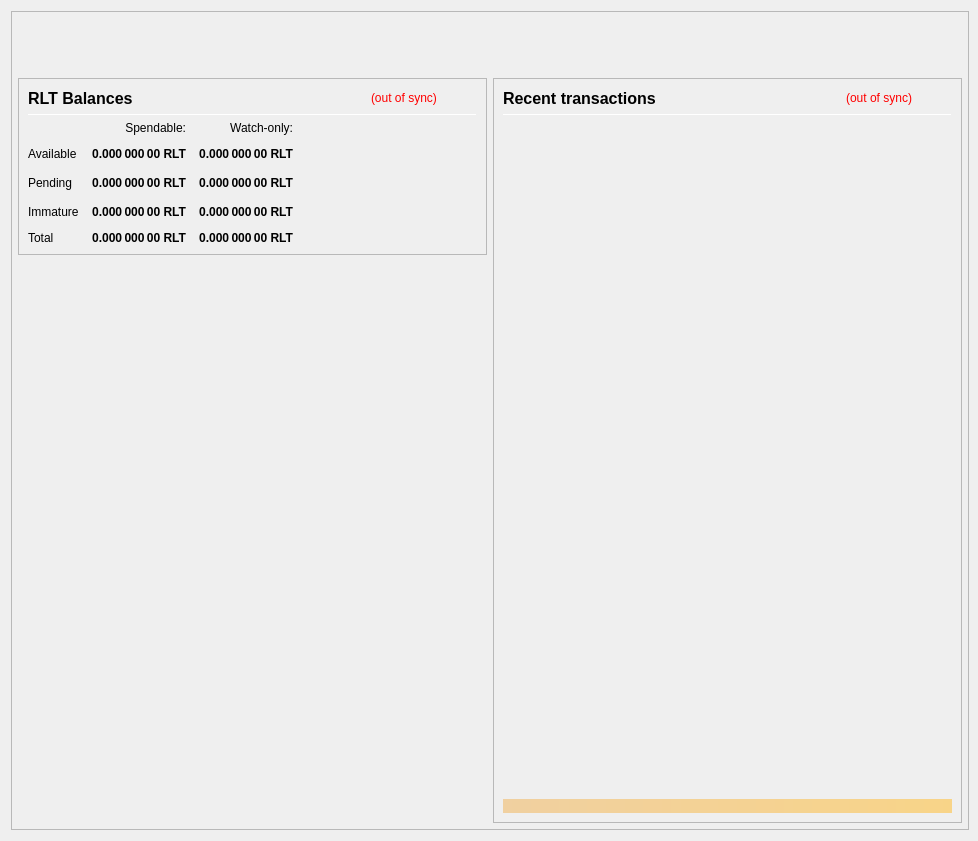
<?xml version="1.0" encoding="UTF-8"?>
<ui version="4.0">
 <class>OverviewPage</class>
 <widget class="QWidget" name="OverviewPage">
  <property name="geometry">
   <rect>
    <x>0</x>
    <y>0</y>
    <width>978</width>
    <height>841</height>
   </rect>
  </property>
  <property name="minimumSize">
   <size>
    <width>960</width>
    <height>682</height>
   </size>
  </property>
  <property name="font">
   <font>
    <weight>50</weight>
    <bold>false</bold>
   </font>
  </property>
  <property name="windowTitle">
   <string>Form</string>
  </property>
  <layout class="QVBoxLayout" name="topLayout" stretch="0">
   <property name="rightMargin">
    <number>9</number>
   </property>
   <item>
    <widget class="QFrame" name="frame_BG">
     <property name="minimumSize">
      <size>
       <width>850</width>
       <height>610</height>
      </size>
     </property>
     <property name="maximumSize">
      <size>
       <width>16777215</width>
       <height>16777215</height>
      </size>
     </property>
     <property name="frameShape">
      <enum>QFrame::StyledPanel</enum>
     </property>
     <property name="frameShadow">
      <enum>QFrame::Raised</enum>
     </property>
     <layout class="QVBoxLayout" name="verticalLayout_3" stretch="0">
      <property name="leftMargin">
       <number>0</number>
      </property>
      <property name="topMargin">
       <number>0</number>
      </property>
      <property name="rightMargin">
       <number>0</number>
      </property>
      <property name="bottomMargin">
       <number>6</number>
      </property>
      <item>
       <layout class="QVBoxLayout" name="verticalLayout_Master" stretch="0,1">
        <property name="leftMargin">
         <number>0</number>
        </property>
        <property name="topMargin">
         <number>0</number>
        </property>
        <property name="rightMargin">
         <number>0</number>
        </property>
        <property name="bottomMargin">
         <number>0</number>
        </property>
        <item>
         <widget class="QFrame" name="frame_Header">
          <layout class="QVBoxLayout" name="verticalLayout_Header" stretch="0">
           <property name="leftMargin">
            <number>0</number>
           </property>
           <property name="topMargin">
            <number>0</number>
           </property>
           <property name="rightMargin">
            <number>0</number>
           </property>
           <property name="bottomMargin">
            <number>0</number>
           </property>
           <item>
            <layout class="QHBoxLayout" name="horizontalLayout_Header" stretch="1,0">
             <property name="spacing">
              <number>6</number>
             </property>
             <item>
              <spacer name="horizontalSpacer_Header">
               <property name="orientation">
                <enum>Qt::Horizontal</enum>
               </property>
               <property name="sizeHint" stdset="0">
                <size>
                 <width>40</width>
                 <height>20</height>
                </size>
               </property>
              </spacer>
             </item>
             <item>
              <widget class="QLabel" name="labelOverviewHeaderRight">
               <property name="minimumSize">
                <size>
                 <width>464</width>
                 <height>60</height>
                </size>
               </property>
               <property name="maximumSize">
                <size>
                 <width>16777215</width>
                 <height>60</height>
                </size>
               </property>
               <property name="font">
                <font>
                 <pointsize>14</pointsize>
                </font>
               </property>
               <property name="text">
                <string/>
               </property>
               <property name="alignment">
                <set>Qt::AlignRight|Qt::AlignTrailing|Qt::AlignVCenter</set>
               </property>
              </widget>
             </item>
            </layout>
           </item>
          </layout>
         </widget>
        </item>
        <item>
         <widget class="QFrame" name="frame_Content">
          <layout class="QVBoxLayout" name="verticalLayout_Content">
           <property name="leftMargin">
            <number>6</number>
           </property>
           <property name="topMargin">
            <number>0</number>
           </property>
           <property name="rightMargin">
            <number>6</number>
           </property>
           <property name="bottomMargin">
            <number>0</number>
           </property>
           <item>
            <layout class="QHBoxLayout" name="horizontalLayout_Content" stretch="1,1">
             <property name="spacing">
              <number>6</number>
             </property>
             <item>
              <layout class="QVBoxLayout" name="verticalLayout_left" stretch="0,0">
               <item>
                <widget class="QFrame" name="frameBalances">
                 <property name="frameShape">
                  <enum>QFrame::StyledPanel</enum>
                 </property>
                 <property name="frameShadow">
                  <enum>QFrame::Raised</enum>
                 </property>
                 <layout class="QVBoxLayout" name="verticalLayout_4">
                  <item>
                   <layout class="QHBoxLayout" name="hlBalancesHeader" stretch="2,0,0">
                    <property name="spacing">
                     <number>6</number>
                    </property>
                    <item>
                     <widget class="QLabel" name="labelBalances">
                      <property name="minimumSize">
                       <size>
                        <width>0</width>
                        <height>0</height>
                       </size>
                      </property>
                      <property name="font">
                       <font>
                        <pointsize>12</pointsize>
                        <weight>75</weight>
                        <bold>true</bold>
                       </font>
                      </property>
                      <property name="text">
                       <string>RLT Balances</string>
                      </property>
                     </widget>
                    </item>
                    <item>
                     <widget class="QLabel" name="labelWalletStatus">
                      <property name="cursor">
                       <cursorShape>WhatsThisCursor</cursorShape>
                      </property>
                      <property name="toolTip">
                       <string>The displayed information may be out of date. Your wallet automatically synchronizes with the Realtime network after a connection is established, but this process has not completed yet.</string>
                      </property>
                      <property name="styleSheet">
                       <string notr="true">QLabel { color: red; }</string>
                      </property>
                      <property name="text">
                       <string notr="true">(out of sync)</string>
                      </property>
                      <property name="alignment">
                       <set>Qt::AlignLeading|Qt::AlignLeft|Qt::AlignVCenter</set>
                      </property>
                     </widget>
                    </item>
                    <item>
                     <spacer name="hsBalancesHeader">
                      <property name="orientation">
                       <enum>Qt::Horizontal</enum>
                      </property>
                      <property name="sizeHint" stdset="0">
                       <size>
                        <width>40</width>
                        <height>20</height>
                       </size>
                      </property>
                     </spacer>
                    </item>
                   </layout>
                  </item>
                  <item>
                   <widget class="Line" name="lineBalances">
                    <property name="minimumSize">
                     <size>
                      <width>0</width>
                      <height>1</height>
                     </size>
                    </property>
                    <property name="maximumSize">
                     <size>
                      <width>16777215</width>
                      <height>1</height>
                     </size>
                    </property>
                    <property name="orientation">
                     <enum>Qt::Horizontal</enum>
                    </property>
                   </widget>
                  </item>
                  <item>
                   <layout class="QGridLayout" name="gridLayout">
                    <property name="spacing">
                     <number>12</number>
                    </property>
                    <item row="2" column="2">
                     <widget class="QLabel" name="labelWatchPending">
                      <property name="font">
                       <font>
                        <weight>75</weight>
                        <bold>true</bold>
                       </font>
                      </property>
                      <property name="cursor">
                       <cursorShape>ArrowCursor</cursorShape>
                      </property>
                      <property name="toolTip">
                       <string>Unconfirmed transactions to watch-only addresses</string>
                      </property>
                      <property name="text">
                       <string notr="true">0.000 000 00 RLT</string>
                      </property>
                      <property name="alignment">
                       <set>Qt::AlignRight|Qt::AlignTrailing|Qt::AlignVCenter</set>
                      </property>
                      <property name="textInteractionFlags">
                       <set>Qt::NoTextInteraction</set>
                      </property>
                     </widget>
                    </item>
                    <item row="2" column="1">
                     <widget class="QLabel" name="labelUnconfirmed">
                      <property name="font">
                       <font>
                        <weight>75</weight>
                        <bold>true</bold>
                       </font>
                      </property>
                      <property name="cursor">
                       <cursorShape>ArrowCursor</cursorShape>
                      </property>
                      <property name="toolTip">
                       <string>Total of transactions that have yet to be confirmed, and do not yet count toward the spendable balance</string>
                      </property>
                      <property name="text">
                       <string notr="true">0.000 000 00 RLT</string>
                      </property>
                      <property name="alignment">
                       <set>Qt::AlignRight|Qt::AlignTrailing|Qt::AlignVCenter</set>
                      </property>
                      <property name="textInteractionFlags">
                       <set>Qt::NoTextInteraction</set>
                      </property>
                     </widget>
                    </item>
                    <item row="3" column="2">
                     <widget class="QLabel" name="labelWatchImmature">
                      <property name="font">
                       <font>
                        <weight>75</weight>
                        <bold>true</bold>
                       </font>
                      </property>
                      <property name="cursor">
                       <cursorShape>ArrowCursor</cursorShape>
                      </property>
                      <property name="toolTip">
                       <string>Staked or masternode rewards in watch-only addresses that has not yet matured</string>
                      </property>
                      <property name="text">
                       <string notr="true">0.000 000 00 RLT</string>
                      </property>
                      <property name="alignment">
                       <set>Qt::AlignRight|Qt::AlignTrailing|Qt::AlignVCenter</set>
                      </property>
                      <property name="textInteractionFlags">
                       <set>Qt::NoTextInteraction</set>
                      </property>
                     </widget>
                    </item>
                    <item row="4" column="0">
                     <widget class="QLabel" name="labelTotalText">
                      <property name="text">
                       <string>Total</string>
                      </property>
                      <property name="textInteractionFlags">
                       <set>Qt::NoTextInteraction</set>
                      </property>
                     </widget>
                    </item>
                    <item row="3" column="1">
                     <widget class="QLabel" name="labelImmature">
                      <property name="font">
                       <font>
                        <weight>75</weight>
                        <bold>true</bold>
                       </font>
                      </property>
                      <property name="cursor">
                       <cursorShape>ArrowCursor</cursorShape>
                      </property>
                      <property name="toolTip">
                       <string>Staked or masternode rewards that has not yet matured</string>
                      </property>
                      <property name="text">
                       <string notr="true">0.000 000 00 RLT</string>
                      </property>
                      <property name="alignment">
                       <set>Qt::AlignRight|Qt::AlignTrailing|Qt::AlignVCenter</set>
                      </property>
                      <property name="textInteractionFlags">
                       <set>Qt::NoTextInteraction</set>
                      </property>
                     </widget>
                    </item>
                    <item row="2" column="3">
                     <spacer name="hsBalances">
                      <property name="orientation">
                       <enum>Qt::Horizontal</enum>
                      </property>
                      <property name="sizeHint" stdset="0">
                       <size>
                        <width>40</width>
                        <height>20</height>
                       </size>
                      </property>
                     </spacer>
                    </item>
                    <item row="3" column="0">
                     <widget class="QLabel" name="labelImmatureText">
                      <property name="text">
                       <string>Immature</string>
                      </property>
                      <property name="textInteractionFlags">
                       <set>Qt::NoTextInteraction</set>
                      </property>
                     </widget>
                    </item>
                    <item row="4" column="1">
                     <widget class="QLabel" name="labelTotal">
                      <property name="font">
                       <font>
                        <weight>75</weight>
                        <bold>true</bold>
                       </font>
                      </property>
                      <property name="cursor">
                       <cursorShape>ArrowCursor</cursorShape>
                      </property>
                      <property name="toolTip">
                       <string>Your current total balance</string>
                      </property>
                      <property name="text">
                       <string notr="true">0.000 000 00 RLT</string>
                      </property>
                      <property name="alignment">
                       <set>Qt::AlignRight|Qt::AlignTrailing|Qt::AlignVCenter</set>
                      </property>
                      <property name="textInteractionFlags">
                       <set>Qt::NoTextInteraction</set>
                      </property>
                     </widget>
                    </item>
                    <item row="4" column="2">
                     <widget class="QLabel" name="labelWatchTotal">
                      <property name="font">
                       <font>
                        <weight>75</weight>
                        <bold>true</bold>
                       </font>
                      </property>
                      <property name="cursor">
                       <cursorShape>ArrowCursor</cursorShape>
                      </property>
                      <property name="toolTip">
                       <string>Current total balance in watch-only addresses</string>
                      </property>
                      <property name="text">
                       <string notr="true">0.000 000 00 RLT</string>
                      </property>
                      <property name="alignment">
                       <set>Qt::AlignRight|Qt::AlignTrailing|Qt::AlignVCenter</set>
                      </property>
                      <property name="textInteractionFlags">
                       <set>Qt::NoTextInteraction</set>
                      </property>
                     </widget>
                    </item>
                    <item row="0" column="2">
                     <widget class="QLabel" name="labelWatchonly">
                      <property name="text">
                       <string>Watch-only:</string>
                      </property>
                      <property name="alignment">
                       <set>Qt::AlignRight|Qt::AlignTrailing|Qt::AlignVCenter</set>
                      </property>
                     </widget>
                    </item>
                    <item row="1" column="0">
                     <widget class="QLabel" name="labelBalanceText">
                      <property name="text">
                       <string>Available</string>
                      </property>
                      <property name="textInteractionFlags">
                       <set>Qt::NoTextInteraction</set>
                      </property>
                     </widget>
                    </item>
                    <item row="1" column="1">
                     <widget class="QLabel" name="labelBalance">
                      <property name="font">
                       <font>
                        <weight>75</weight>
                        <bold>true</bold>
                       </font>
                      </property>
                      <property name="cursor">
                       <cursorShape>ArrowCursor</cursorShape>
                      </property>
                      <property name="toolTip">
                       <string>Your current spendable balance</string>
                      </property>
                      <property name="text">
                       <string notr="true">0.000 000 00 RLT</string>
                      </property>
                      <property name="alignment">
                       <set>Qt::AlignRight|Qt::AlignTrailing|Qt::AlignVCenter</set>
                      </property>
                      <property name="textInteractionFlags">
                       <set>Qt::NoTextInteraction</set>
                      </property>
                     </widget>
                    </item>
                    <item row="1" column="2">
                     <widget class="QLabel" name="labelWatchAvailable">
                      <property name="font">
                       <font>
                        <weight>75</weight>
                        <bold>true</bold>
                       </font>
                      </property>
                      <property name="cursor">
                       <cursorShape>ArrowCursor</cursorShape>
                      </property>
                      <property name="toolTip">
                       <string>Your current balance in watch-only addresses</string>
                      </property>
                      <property name="text">
                       <string notr="true">0.000 000 00 RLT</string>
                      </property>
                      <property name="alignment">
                       <set>Qt::AlignRight|Qt::AlignTrailing|Qt::AlignVCenter</set>
                      </property>
                      <property name="textInteractionFlags">
                       <set>Qt::NoTextInteraction</set>
                      </property>
                     </widget>
                    </item>
                    <item row="2" column="0">
                     <widget class="QLabel" name="labelPendingText">
                      <property name="text">
                       <string>Pending</string>
                      </property>
                      <property name="textInteractionFlags">
                       <set>Qt::NoTextInteraction</set>
                      </property>
                     </widget>
                    </item>
                    <item row="0" column="1">
                     <widget class="QLabel" name="labelSpendable">
                      <property name="text">
                       <string>Spendable:</string>
                      </property>
                      <property name="alignment">
                       <set>Qt::AlignRight|Qt::AlignTrailing|Qt::AlignVCenter</set>
                      </property>
                     </widget>
                    </item>
                   </layout>
                  </item>
                 </layout>
                </widget>
               </item>
               <item>
                <spacer name="verticalSpacer">
                 <property name="orientation">
                  <enum>Qt::Vertical</enum>
                 </property>
                 <property name="sizeHint" stdset="0">
                  <size>
                   <width>20</width>
                   <height>40</height>
                  </size>
                 </property>
                </spacer>
               </item>
              </layout>
             </item>
             <item>
              <layout class="QVBoxLayout" name="verticalLayout_right" stretch="1">
               <item>
                <widget class="QFrame" name="frame_RecentTransactions">
                 <property name="minimumSize">
                  <size>
                   <width>0</width>
                   <height>0</height>
                  </size>
                 </property>
                 <property name="frameShape">
                  <enum>QFrame::StyledPanel</enum>
                 </property>
                 <property name="frameShadow">
                  <enum>QFrame::Raised</enum>
                 </property>
                 <layout class="QVBoxLayout" name="verticalLayout_1" stretch="0,0,0,0,0">
                  <item>
                   <layout class="QHBoxLayout" name="horizontalLayout_2" stretch="2,0,0">
                    <property name="spacing">
                     <number>3</number>
                    </property>
                    <item>
                     <widget class="QLabel" name="label_4">
                      <property name="minimumSize">
                       <size>
                        <width>0</width>
                        <height>20</height>
                       </size>
                      </property>
                      <property name="font">
                       <font>
                        <pointsize>12</pointsize>
                        <weight>75</weight>
                        <bold>true</bold>
                       </font>
                      </property>
                      <property name="text">
                       <string>Recent transactions</string>
                      </property>
                     </widget>
                    </item>
                    <item>
                     <widget class="QLabel" name="labelTransactionsStatus">
                      <property name="cursor">
                       <cursorShape>WhatsThisCursor</cursorShape>
                      </property>
                      <property name="toolTip">
                       <string>The displayed information may be out of date. Your wallet automatically synchronizes with the Realtime network after a connection is established, but this process has not completed yet.</string>
                      </property>
                      <property name="styleSheet">
                       <string notr="true">QLabel { color: red; }</string>
                      </property>
                      <property name="text">
                       <string notr="true">(out of sync)</string>
                      </property>
                      <property name="alignment">
                       <set>Qt::AlignRight|Qt::AlignTrailing|Qt::AlignVCenter</set>
                      </property>
                     </widget>
                    </item>
                    <item>
                     <spacer name="horizontalSpacer">
                      <property name="orientation">
                       <enum>Qt::Horizontal</enum>
                      </property>
                      <property name="sizeHint" stdset="0">
                       <size>
                        <width>40</width>
                        <height>20</height>
                       </size>
                      </property>
                     </spacer>
                    </item>
                   </layout>
                  </item>
                  <item>
                   <widget class="Line" name="line">
                    <property name="minimumSize">
                     <size>
                      <width>0</width>
                      <height>1</height>
                     </size>
                    </property>
                    <property name="maximumSize">
                     <size>
                      <width>16777215</width>
                      <height>1</height>
                     </size>
                    </property>
                    <property name="orientation">
                     <enum>Qt::Horizontal</enum>
                    </property>
                   </widget>
                  </item>
                  <item>
                   <widget class="QListView" name="listTransactions">
                    <property name="minimumSize">
                     <size>
                      <width>0</width>
                      <height>0</height>
                     </size>
                    </property>
                    <property name="styleSheet">
                     <string notr="true">QListView { background: transparent; }</string>
                    </property>
                    <property name="frameShape">
                     <enum>QFrame::NoFrame</enum>
                    </property>
                    <property name="verticalScrollBarPolicy">
                     <enum>Qt::ScrollBarAlwaysOff</enum>
                    </property>
                    <property name="horizontalScrollBarPolicy">
                     <enum>Qt::ScrollBarAlwaysOff</enum>
                    </property>
                    <property name="selectionMode">
                     <enum>QAbstractItemView::NoSelection</enum>
                    </property>
                   </widget>
                  </item>
                  <item>
                   <spacer name="verticalSpacer_2">
                    <property name="orientation">
                     <enum>Qt::Vertical</enum>
                    </property>
                    <property name="sizeType">
                     <enum>QSizePolicy::Expanding</enum>
                    </property>
                    <property name="sizeHint" stdset="0">
                     <size>
                      <width>20</width>
                      <height>40</height>
                     </size>
                    </property>
                   </spacer>
                  </item>
                  <item>
                   <widget class="QLabel" name="labelAlerts">
                    <property name="maximumSize">
                     <size>
                      <width>16777215</width>
                      <height>16777215</height>
                     </size>
                    </property>
                    <property name="styleSheet">
                     <string notr="true">background-color: qlineargradient(x1: 0, y1: 0, x2: 1, y2: 0, stop:0 #F0D0A0, stop:1 #F8D488); color:#000000;</string>
                    </property>
                    <property name="text">
                     <string/>
                    </property>
                    <property name="wordWrap">
                     <bool>true</bool>
                    </property>
                    <property name="margin">
                     <number>3</number>
                    </property>
                   </widget>
                  </item>
                 </layout>
                </widget>
               </item>
              </layout>
             </item>
            </layout>
           </item>
          </layout>
         </widget>
        </item>
       </layout>
      </item>
     </layout>
    </widget>
   </item>
  </layout>
 </widget>
 <resources/>
 <connections/>
</ui>
